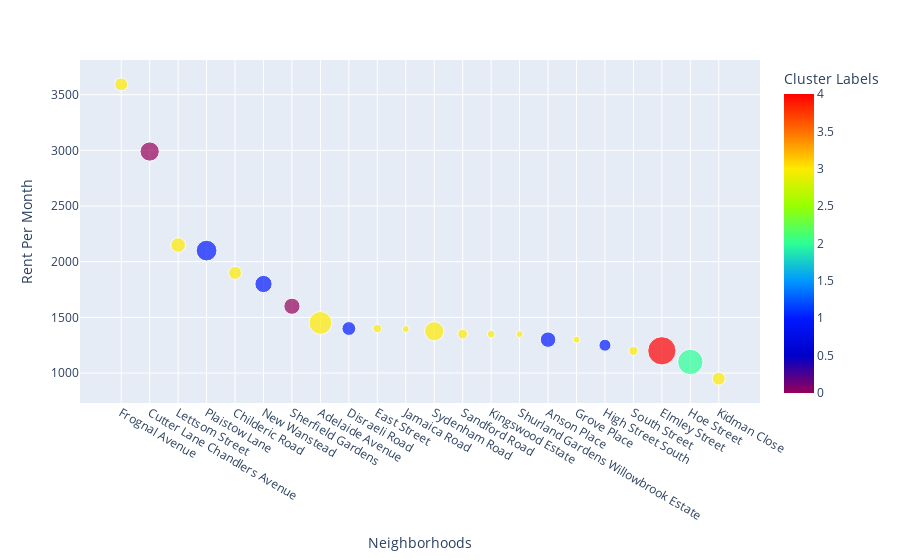

Notebook cell for this chart:
### Code cell
import matplotlib.pyplot as plt
import plotly.express as px
  

plt.figure(figsize=(40,20)) 
fig = px.scatter(nbr_data, x="Neighborhood", y="Raw_Price",
                 color="Cluster Labels",
                 size='Venue Count', 
                 hover_data=['Venue Count'],
                 color_continuous_scale=px.colors.sequential.Rainbow
                 )
fig.update_layout(
    xaxis_title='Neighborhoods',
    yaxis_title='Rent Per Month')

fig.show()

### Figure 1 — Plotly figure (JSON) as saved in the notebook; plotly's stock layout.template omitted (floating-point values rounded to 4 significant figures)
{"data": [{"customdata": [[14], [31], [18], [36], [14], [25], [22], [44], [16], [6], [4], [31], [8], [5], [4], [20], [4], [12], [7], [67], [54], [14]], "hovertemplate": "Neighborhood=%{x}<br>Raw_Price=%{y}<br>Venue Count=%{customdata[0]}<br>Cluster Labels=%{marker.color}<extra></extra>", "legendgroup": "", "marker": {"color": [3, 0, 3, 1, 3, 1, 0, 3, 1, 3, 3, 3, 3, 3, 3, 1, 3, 1, 3, 4, 2, 3], "coloraxis": "coloraxis", "size": [14, 31, 18, 36, 14, 25, 22, 44, 16, 6, 4, 31, 8, 5, 4, 20, 4, 12, 7, 67, 54, 14], "sizemode": "area", "sizeref": 0.1675, "symbol": "circle"}, "mode": "markers", "name": "", "orientation": "v", "showlegend": false, "type": "scatter", "x": ["Frognal Avenue", "Cutter Lane Chandlers Avenue", "Lettsom Street", "Plaistow Lane", "Childeric Road", "New Wanstead", "Sherfield Gardens", "Adelaide Avenue", "Disraeli Road", "East Street", "Jamaica Road", "Sydenham Road", "Sandford Road", "Kingswood Estate", "Shurland Gardens Willowbrook Estate", "Anson Place", "Grove Place", "High Street South", "South Street", "Elmley Street", "Hoe Street", "Kidman Close"], "xaxis": "x", "y": [3593, 2990, 2150, 2100, 1900, 1800, 1600, 1450, 1400, 1400, 1395, 1375, 1350, 1350, 1350, 1300, 1300, 1250, 1200, 1200, 1100, 950], "yaxis": "y"}], "layout": {"coloraxis": {"colorbar": {"title": {"text": "Cluster Labels"}}, "colorscale": [[0, "rgb(150,0,90)"], [0.125, "rgb(0,0,200)"], [0.25, "rgb(0,25,255)"], [0.375, "rgb(0,152,255)"], [0.5, "rgb(44,255,150)"], [0.625, "rgb(151,255,0)"], [0.75, "rgb(255,234,0)"], [0.875, "rgb(255,111,0)"], [1, "rgb(255,0,0)"]]}, "legend": {"itemsizing": "constant", "tracegroupgap": 0}, "margin": {"t": 60}, "xaxis": {"anchor": "y", "domain": [0, 1], "title": {"text": "Neighborhoods"}}, "yaxis": {"anchor": "x", "domain": [0, 1], "title": {"text": "Rent Per Month"}}}}
